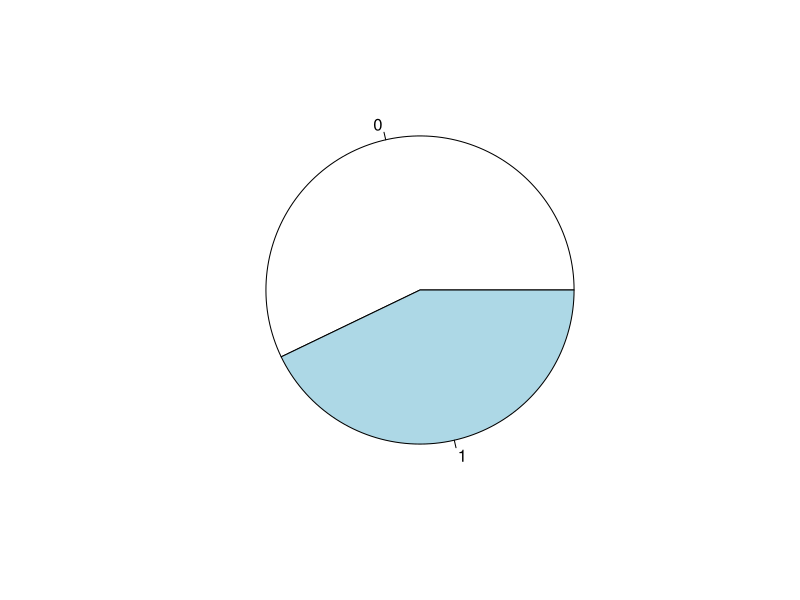
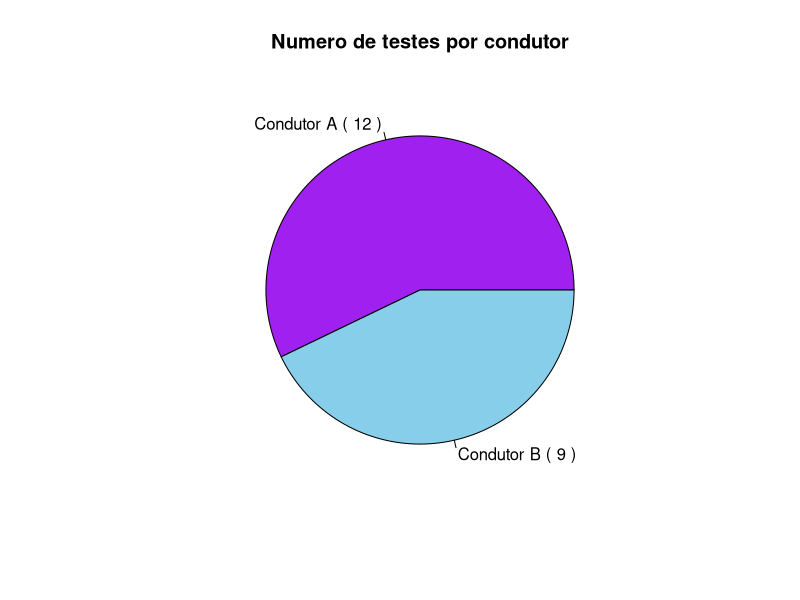
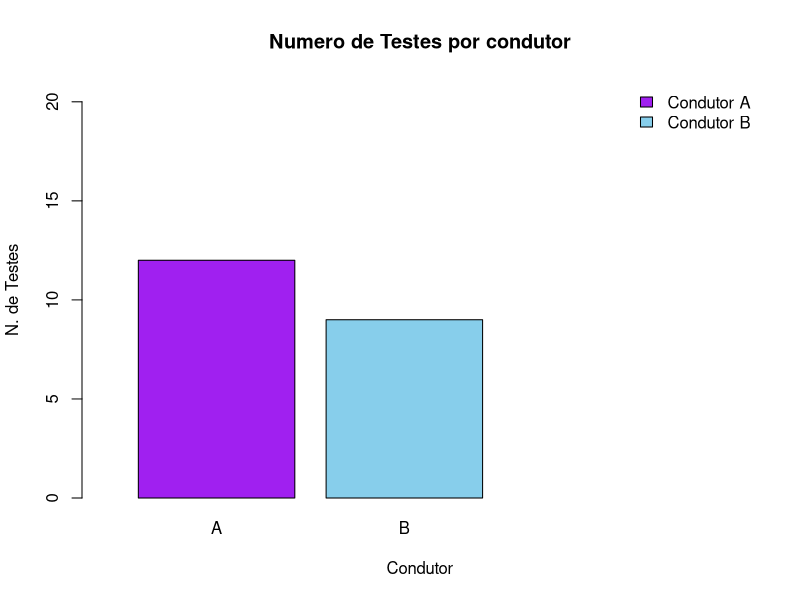

The R source for these figures, in order: (Note: this script raises an error after producing the figures.)
#variaveis

 teste = c(1,2,3,4,5,6,7,8,9,10,11,12,13,14,15,16,17,18,19,20,21)
 
 #condutor = c("B","A","A","A","A","B","A","B","A","A","B","B","B","A","B","A","A","B","A","B","A")
 
 # A - 0 | B - 1
 condutor = c(1, 0, 0, 0, 0, 1, 0, 1, 0, 0, 1, 1, 1, 0, 1, 0, 0, 1, 0, 1, 0)
 
 peso = c(2035,1730,1180,1530,1750,1940,1460,1960,1850,1533,
          1760,1650,2050,1710,1897,1380,1490,1820,1510,1950,1570)
 
 distancia = c(138.9,181.8,243.9,204.1,178.6,163.9,217.4,163.9,175.4,198.2,
               178.6,188.7,137.0,185.2,166.7,212.8,221.7,172.4,204.1,151.5,196.1)
 
#Tabelas Freq. Absolutas e Relativas
 
 tabela=cbind(teste, condutor, peso, distancia) 
 
 table(teste) #continua
 table(condutor) #var Nominal - Grupos
 table(peso) #continua
 table(distancia) #continua
 
 # distancia + peso -> continuas -> podem ser usadas em graficos de estremos e quartis e histogramas
 # condutor -> nominal -> grafico circular ou barras 
  
 #Freq. Absoluta de condutor
 f_g<-table(condutor)
 f_g
 
 #Freq. Relativa de condutor
 fr_g<-prop.table(f_g)
 fr_g
 
 # Representaçoes graficas

 #Grafico circular
 pie(f_g)
 
  nomes_c<-c("Condutor A", "Condutor B") #legendas
  cores<-c("purple","skyblue") #cores do grafico
  rotulo<-paste(nomes_c,"(",paste(f_g),")",sep=" ") #dados (legendas, n. elementos)
  pie(f_g, main="Numero de testes por condutor",labels=rotulo,col=cores) #grafico circular
 
 #Graficos de barras
  
  #barplot(f_g, main="Numero de Individuos por tipo de condutor", col="skyblue") 
  
  #Grafico de barras Numero de Testes por condutor
  barplot(f_g,main="Numero de Testes por condutor",xlab="Condutor", names.arg = c("A","B") ,ylab="N. de Testes",col=c("purple","skyblue"), ylim=c(0,21), xlim=c(0,4)) #ylim(limites de y) #fr de cada condutor
  legend("topright", legend = c("Condutor A", "Condutor B"), fill = c("purple","skyblue"), bty = "n")
  text(locator(n=2), paste(round(f_g,2)))
  
  #Grafico de barras Percentagem de Testes por condutor
  barplot(fr_g,main="Pertagem de Testes por condutor",xlab="Condutor",ylab="Percentagem de Testes", names.arg = c("A","B"), col=c("purple","skyblue"), ylim=c(0,1), xlim=c(0,4)) #ylim(limites de y) #fr de cada condutor
  legend("topright", legend = c("Condutor A", "Condutor B"), fill = c("purple","skyblue"), bty = "n")
  text(locator(n=2), paste(round(fr_g,2)))
  
  
  #prop.table(f_g)
  
  
 #histograma
  
  #Numero de testes por Peso
  hp=hist(peso, main="Numero de Testes por Peso", xlab="Peso (Kg)",ylab="N. de Testes",col = "skyblue", ylim = c(0,8))
  legend("topright", legend = c("Testes por Peso"), fill = c("skyblue"), bty = "n")
  summary(peso)  
  freq_abs=hp$counts
  text(locator(6), paste(round(freq_abs)))
 
  #Numero de testes por Distancia
  hd=hist(distancia,main="Numero de Testes por Distancia", xlab="Distancia (Km)",ylab="N. de Testes",col = "skyblue", ylim = c(0,10))
  legend("topright", legend = c("Testes por Distancia"), fill = c("skyblue"), bty = "n")
  summary(distancia)
  freq_rel=hd$counts
  text(locator(n=7), paste(round(freq_rel)))
  
  
 #boxplots
  
  boxplot(peso)
  summary(peso) 
  
  #double boxplot peso
  boxplot(peso ~ condutor, main = "Comparaçao do Peso por condutor", ylab="Peso em Kg", xlab="", names=c("A","B"),col=c("pink","blue"))
  
  
  #segundo esta amostra o genero feminino tem o ordenado atual menor que dos homens
  IQR(peso) #da intervalo interquartil (no ordenado atual, a diferenca entre o 1 qartil e o 3 quartil sao 798.85)
  tapply(peso,condutor,summary)# Para interpretar os valores do boxplot (qt + proximo a media e a mediana estao, mais normais estao (assimetria); o min da mulher e menos de metade do min do homem; 1 quartil e 3 quartil(50%);)
  
  #double boxplot distancia
  boxplot(distancia ~ condutor, main = "Comparaçao do ordenado atual por genero", ylab="ordenado em euros", xlab="", names=c("A","B"),col=c("pink","blue"))
  #segundo esta amostra o genero feminino tem o ordenado atual menor que dos homens
  IQR(distancia) #da intervalo interquartil (no ordenado atual, a diferenca entre o 1 qartil e o 3 quartil sao 798.85)
  tapply(distancia,condutor,summary)# Para interpretar os valores do boxplot (qt + proximo a media e a mediana estao, mais normais estao (assimetria); o min da mulher e menos de metade do min do homem; 1 quartil e 3 quartil(50%);)
  
  
  ###### Estatistica INDUTIVA    
  # PREVISAO: Regressao linear entre ord_inic e ord_atual
  plot(distancia, peso, pch = 1, cex = 1.3, col = "blue", main = "actual vs inicial", xlab = "inicial", ylab = "atual")
  # relacao da var da ord_inic e ord_atual (se existe correlacao forte ou fraca)
  # existe uma relacao de correlacao forte e positiva entre as variaveis "ord_inic" e "ord_atual"
  cor(peso, distancia) # r= 0.9658736 , esta muito proximo de 1 por isso existe uma correlacao forte e positiva
  cor(peso, distancia)^2
  
  model = lm(distancia ~ peso) #linear simples #dependente~independente
  model #ver modelo;ord_atual=384.978+1.035*ord_inicial
  
  abline(model, col="red") #desenhar a reta de regressao linear simples #intercept(ordenada da origem); se o ord_inic se fosse nulo(zero), o ord_atual e de 384??? #ord_inic()
  summary(model) # sumario com as estimativas dos coeficientes, p-value e r-quadrado 
  #intercept(se o modelo pode ou n ser anulado; tvalue; pvalue(rejeitar ou n rejeitar dependendo do valor de alpha; se for menor rejeita-se a hipotese nula; o intercept(=0.00136) tem um significado pq e diferente de zero))
  #ord_inic(se for menor(=0.00000000000209) rejeita-se a hipotese nula)
  
  
  

  
  
  